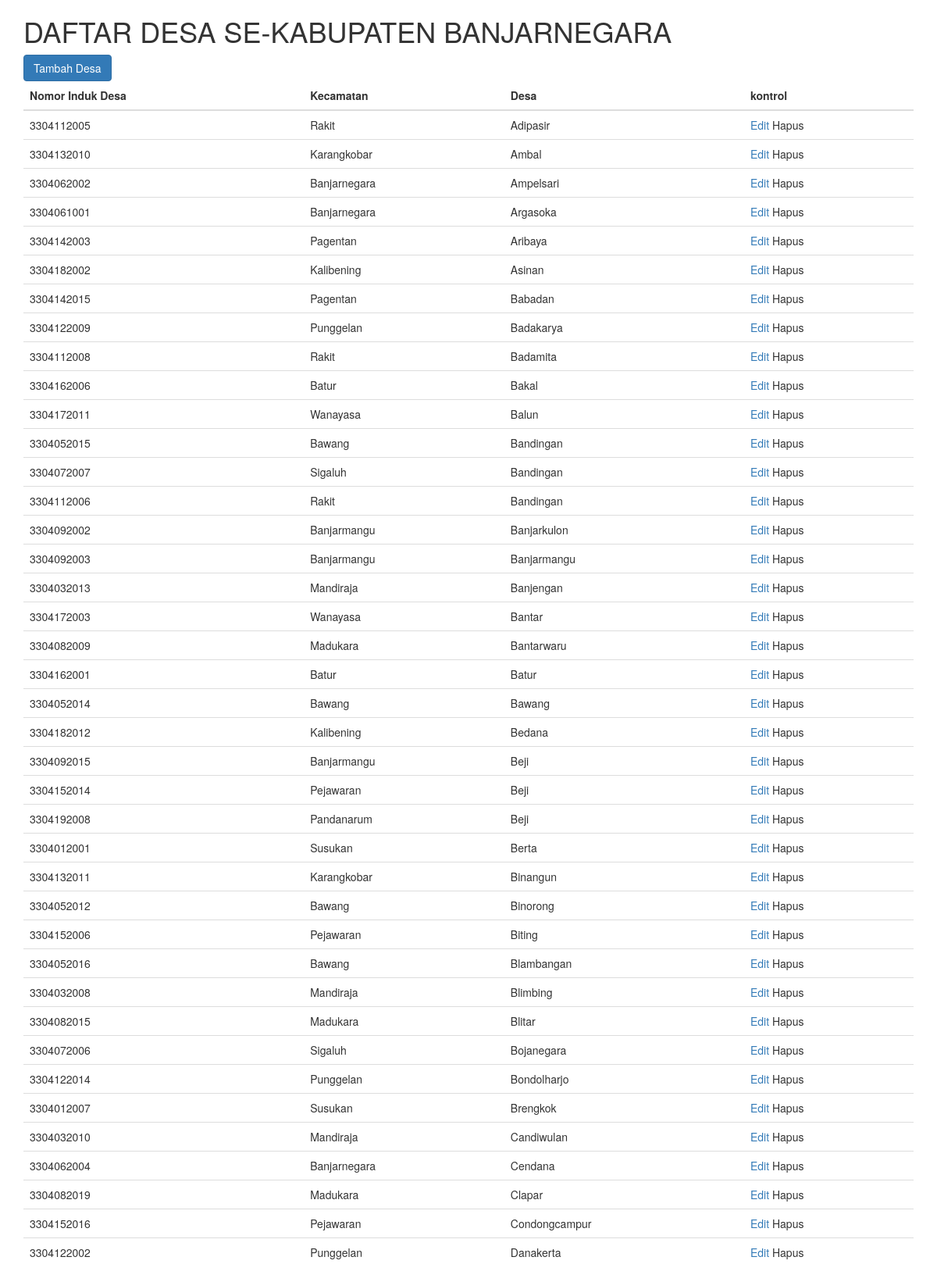
The page /desa/desa.php on the database its author committed.
### tables this page shows
CREATE TABLE `tabeldesa` (
  `nid` varchar(10) NOT NULL,
  `kecamatan` varchar(30) NOT NULL,
  `desa` varchar(30) NOT NULL
);

### kelas/class.db.php (called while the page is built, shortened)
<?php
  class db
  {
    public $db_host = "localhost";
    public $db_user = "root";
    public $db_pass = "";
    public $db_name = "lpg";
    function koneksi(){
      $conn = new mysqli($this->db_host, $this->db_user, $this->db_pass, $this->db_name);
      return $conn;
    }
    function tampil($kolom,$tabel,$kondisi,$urut,$baris){
      $conn = $this->koneksi();
      $sql = "SELECT $kolom FROM $tabel WHERE $kondisi ORDER BY $urut LIMIT $baris, 40";
      $res = $conn->query($sql);
      if ($res->num_rows > 0) {
        $output = array();
        while($row = $res->fetch_assoc()) {
          array_push($output,$row);
          }
          return $output;
      } else {
          echo "Tidak ada hasil <br />";
      }
    }
  }
?>

### desa/desa.php (the view, shortened to what this page needs)
<!DOCTYPE html>
<html lang="en">
<head>
  <link rel="stylesheet" href="https://maxcdn.bootstrapcdn.com/bootstrap/3.3.7/css/bootstrap.min.css">
</head>
<body>
<div class="container">
	<?php
		require('../kelas/class.db.php');
		$cit = new db();
	?>
	<h1>DAFTAR DESA SE-KABUPATEN BANJARNEGARA</h1>
	<a class="btn btn-primary" href="formulirAgen.php?modus=input">Tambah Desa</a>
	<table class="table">
		<thead>
			<tr>
				<th>Nomor Induk Desa</th>
				<th>Kecamatan</th>
				<th>Desa</th>
				<th>kontrol</th>
			</tr>
		</thead>
		<tbody>
		<?php
		$anggota = $cit->tampil("*","tabeldesa",1,'desa',0);
		for($i = 0 ; $i < COUNT($anggota) ; $i++ ){
			echo
			"
			<tr>
				<td>".$anggota[$i]['nid']."</td>
				<td>".$anggota[$i]['kecamatan']."</td>
				<td>".$anggota[$i]['desa']."</td>
				<td>
					<a href='formulirDesa.php?modus=update&id=".$anggota[$i]['nid']."'>Edit</a>
					Hapus</td>
			</tr>
			";
		}
		?>
		</tbody>
	</table>
</div>
</body>
</html>

### rows shown on the page
tabeldesa: nid "3304112005", kecamatan "Rakit", desa "Adipasir"
tabeldesa: nid "3304132010", kecamatan "Karangkobar", desa "Ambal"
tabeldesa: nid "3304062002", kecamatan "Banjarnegara", desa "Ampelsari"
tabeldesa: nid "3304061001", kecamatan "Banjarnegara", desa "Argasoka"
tabeldesa: nid "3304142003", kecamatan "Pagentan", desa "Aribaya"
tabeldesa: nid "3304182002", kecamatan "Kalibening", desa "Asinan"
tabeldesa: nid "3304142015", kecamatan "Pagentan", desa "Babadan"
tabeldesa: nid "3304122009", kecamatan "Punggelan", desa "Badakarya"
tabeldesa: nid "3304112008", kecamatan "Rakit", desa "Badamita"
tabeldesa: nid "3304162006", kecamatan "Batur", desa "Bakal"
tabeldesa: nid "3304172011", kecamatan "Wanayasa", desa "Balun"
tabeldesa: nid "3304052015", kecamatan "Bawang", desa "Bandingan"
tabeldesa: nid "3304072007", kecamatan "Sigaluh", desa "Bandingan"
tabeldesa: nid "3304112006", kecamatan "Rakit", desa "Bandingan"
tabeldesa: nid "3304092002", kecamatan "Banjarmangu", desa "Banjarkulon"
tabeldesa: nid "3304092003", kecamatan "Banjarmangu", desa "Banjarmangu"
tabeldesa: nid "3304032013", kecamatan "Mandiraja", desa "Banjengan"
tabeldesa: nid "3304172003", kecamatan "Wanayasa", desa "Bantar"
tabeldesa: nid "3304082009", kecamatan "Madukara", desa "Bantarwaru"
tabeldesa: nid "3304162001", kecamatan "Batur", desa "Batur"
tabeldesa: nid "3304052014", kecamatan "Bawang", desa "Bawang"
tabeldesa: nid "3304182012", kecamatan "Kalibening", desa "Bedana"
tabeldesa: nid "3304092015", kecamatan "Banjarmangu", desa "Beji"
tabeldesa: nid "3304152014", kecamatan "Pejawaran", desa "Beji"
tabeldesa: nid "3304192008", kecamatan "Pandanarum", desa "Beji"
tabeldesa: nid "3304012001", kecamatan "Susukan", desa "Berta"
tabeldesa: nid "3304132011", kecamatan "Karangkobar", desa "Binangun"
tabeldesa: nid "3304052012", kecamatan "Bawang", desa "Binorong"
tabeldesa: nid "3304152006", kecamatan "Pejawaran", desa "Biting"
tabeldesa: nid "3304052016", kecamatan "Bawang", desa "Blambangan"
tabeldesa: nid "3304032008", kecamatan "Mandiraja", desa "Blimbing"
tabeldesa: nid "3304082015", kecamatan "Madukara", desa "Blitar"
tabeldesa: nid "3304072006", kecamatan "Sigaluh", desa "Bojanegara"
tabeldesa: nid "3304122014", kecamatan "Punggelan", desa "Bondolharjo"
tabeldesa: nid "3304012007", kecamatan "Susukan", desa "Brengkok"
tabeldesa: nid "3304032010", kecamatan "Mandiraja", desa "Candiwulan"
tabeldesa: nid "3304062004", kecamatan "Banjarnegara", desa "Cendana"
tabeldesa: nid "3304082019", kecamatan "Madukara", desa "Clapar"
tabeldesa: nid "3304152016", kecamatan "Pejawaran", desa "Condongcampur"
tabeldesa: nid "3304122002", kecamatan "Punggelan", desa "Danakerta"
